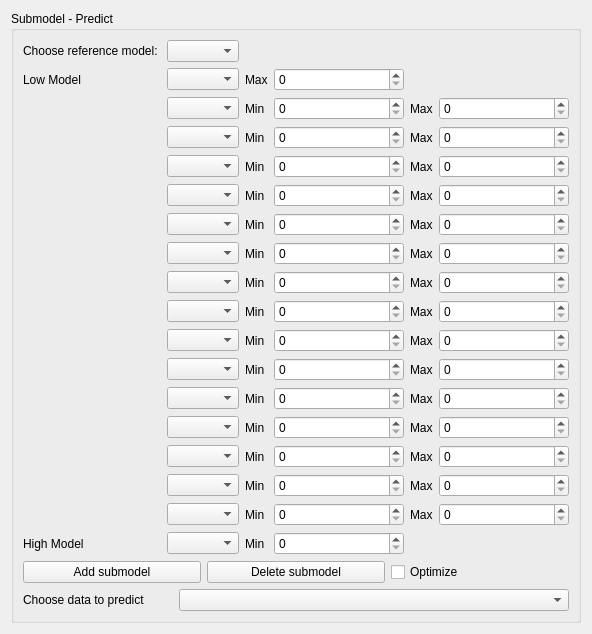
<?xml version="1.0" encoding="UTF-8"?>
<ui version="4.0">
 <class>Form</class>
 <widget class="QWidget" name="Form">
  <property name="geometry">
   <rect>
    <x>0</x>
    <y>0</y>
    <width>545</width>
    <height>556</height>
   </rect>
  </property>
  <property name="windowTitle">
   <string>Form</string>
  </property>
  <layout class="QVBoxLayout" name="verticalLayout_2">
   <item>
    <widget class="QGroupBox" name="">
     <property name="title">
      <string>Submodel - Predict</string>
     </property>
     <layout class="QGridLayout" name="gridLayout">
      <item row="0" column="0">
       <widget class="QLabel" name="referenceModelLabel">
        <property name="text">
         <string>Choose reference model: </string>
        </property>
       </widget>
      </item>
      <item row="0" column="1">
       <widget class="QComboBox" name="referenceModelComboBox"/>
      </item>
      <item row="1" column="0">
       <widget class="QLabel" name="lowModelLabel">
        <property name="text">
         <string>Low Model</string>
        </property>
       </widget>
      </item>
      <item row="1" column="1">
       <widget class="QComboBox" name="lowModelComboBox"/>
      </item>
      <item row="1" column="2">
       <widget class="QLabel" name="lowModelMaxLabel">
        <property name="maximumSize">
         <size>
          <width>30</width>
          <height>16777215</height>
         </size>
        </property>
        <property name="text">
         <string>Max</string>
        </property>
       </widget>
      </item>
      <item row="1" column="3">
       <widget class="QSpinBox" name="lowModelMaxSpinBox">
        <property name="minimumSize">
         <size>
          <width>130</width>
          <height>0</height>
         </size>
        </property>
        <property name="maximumSize">
         <size>
          <width>910</width>
          <height>16777215</height>
         </size>
        </property>
       </widget>
      </item>
      <item row="2" column="1">
       <widget class="QComboBox" name="modelComboBox"/>
      </item>
      <item row="2" column="2">
       <widget class="QLabel" name="minLabel">
        <property name="text">
         <string>Min</string>
        </property>
       </widget>
      </item>
      <item row="2" column="3">
       <widget class="QSpinBox" name="minSpinBox">
        <property name="minimumSize">
         <size>
          <width>130</width>
          <height>0</height>
         </size>
        </property>
        <property name="maximumSize">
         <size>
          <width>70</width>
          <height>16777215</height>
         </size>
        </property>
       </widget>
      </item>
      <item row="2" column="4">
       <widget class="QLabel" name="maxLabel">
        <property name="maximumSize">
         <size>
          <width>30</width>
          <height>16777215</height>
         </size>
        </property>
        <property name="text">
         <string>Max</string>
        </property>
       </widget>
      </item>
      <item row="2" column="5">
       <widget class="QSpinBox" name="maxSpinBox">
        <property name="minimumSize">
         <size>
          <width>130</width>
          <height>0</height>
         </size>
        </property>
       </widget>
      </item>
      <item row="3" column="1">
       <widget class="QComboBox" name="modelComboBox_2"/>
      </item>
      <item row="3" column="2">
       <widget class="QLabel" name="minLabel_2">
        <property name="text">
         <string>Min</string>
        </property>
       </widget>
      </item>
      <item row="3" column="3">
       <widget class="QSpinBox" name="minSpinBox_2">
        <property name="minimumSize">
         <size>
          <width>130</width>
          <height>0</height>
         </size>
        </property>
        <property name="maximumSize">
         <size>
          <width>70</width>
          <height>16777215</height>
         </size>
        </property>
       </widget>
      </item>
      <item row="3" column="4">
       <widget class="QLabel" name="maxLabel_2">
        <property name="text">
         <string>Max</string>
        </property>
       </widget>
      </item>
      <item row="3" column="5">
       <widget class="QSpinBox" name="maxSpinBox_2">
        <property name="minimumSize">
         <size>
          <width>130</width>
          <height>0</height>
         </size>
        </property>
       </widget>
      </item>
      <item row="4" column="1">
       <widget class="QComboBox" name="modelComboBox_3"/>
      </item>
      <item row="4" column="2">
       <widget class="QLabel" name="minLabel_3">
        <property name="text">
         <string>Min</string>
        </property>
       </widget>
      </item>
      <item row="4" column="3">
       <widget class="QSpinBox" name="minSpinBox_3">
        <property name="minimumSize">
         <size>
          <width>130</width>
          <height>0</height>
         </size>
        </property>
        <property name="maximumSize">
         <size>
          <width>70</width>
          <height>16777215</height>
         </size>
        </property>
       </widget>
      </item>
      <item row="4" column="4">
       <widget class="QLabel" name="maxLabel_3">
        <property name="text">
         <string>Max</string>
        </property>
       </widget>
      </item>
      <item row="4" column="5">
       <widget class="QSpinBox" name="maxSpinBox_3">
        <property name="minimumSize">
         <size>
          <width>130</width>
          <height>0</height>
         </size>
        </property>
       </widget>
      </item>
      <item row="5" column="1">
       <widget class="QComboBox" name="modelComboBox_4"/>
      </item>
      <item row="5" column="2">
       <widget class="QLabel" name="minLabel_4">
        <property name="text">
         <string>Min</string>
        </property>
       </widget>
      </item>
      <item row="5" column="3">
       <widget class="QSpinBox" name="minSpinBox_4">
        <property name="minimumSize">
         <size>
          <width>130</width>
          <height>0</height>
         </size>
        </property>
        <property name="maximumSize">
         <size>
          <width>70</width>
          <height>16777215</height>
         </size>
        </property>
       </widget>
      </item>
      <item row="5" column="4">
       <widget class="QLabel" name="maxLabel_4">
        <property name="text">
         <string>Max</string>
        </property>
       </widget>
      </item>
      <item row="5" column="5">
       <widget class="QSpinBox" name="maxSpinBox_4">
        <property name="minimumSize">
         <size>
          <width>130</width>
          <height>0</height>
         </size>
        </property>
       </widget>
      </item>
      <item row="6" column="1">
       <widget class="QComboBox" name="modelComboBox_5"/>
      </item>
      <item row="6" column="2">
       <widget class="QLabel" name="minLabel_5">
        <property name="text">
         <string>Min</string>
        </property>
       </widget>
      </item>
      <item row="6" column="3">
       <widget class="QSpinBox" name="minSpinBox_5">
        <property name="minimumSize">
         <size>
          <width>130</width>
          <height>0</height>
         </size>
        </property>
        <property name="maximumSize">
         <size>
          <width>70</width>
          <height>16777215</height>
         </size>
        </property>
       </widget>
      </item>
      <item row="6" column="4">
       <widget class="QLabel" name="maxLabel_5">
        <property name="text">
         <string>Max</string>
        </property>
       </widget>
      </item>
      <item row="6" column="5">
       <widget class="QSpinBox" name="maxSpinBox_5">
        <property name="minimumSize">
         <size>
          <width>130</width>
          <height>0</height>
         </size>
        </property>
       </widget>
      </item>
      <item row="7" column="1">
       <widget class="QComboBox" name="modelComboBox_6"/>
      </item>
      <item row="7" column="2">
       <widget class="QLabel" name="minLabel_6">
        <property name="text">
         <string>Min</string>
        </property>
       </widget>
      </item>
      <item row="7" column="3">
       <widget class="QSpinBox" name="minSpinBox_6">
        <property name="minimumSize">
         <size>
          <width>130</width>
          <height>0</height>
         </size>
        </property>
        <property name="maximumSize">
         <size>
          <width>70</width>
          <height>16777215</height>
         </size>
        </property>
       </widget>
      </item>
      <item row="7" column="4">
       <widget class="QLabel" name="maxLabel_6">
        <property name="text">
         <string>Max</string>
        </property>
       </widget>
      </item>
      <item row="7" column="5">
       <widget class="QSpinBox" name="maxSpinBox_6">
        <property name="minimumSize">
         <size>
          <width>130</width>
          <height>0</height>
         </size>
        </property>
       </widget>
      </item>
      <item row="8" column="1">
       <widget class="QComboBox" name="modelComboBox_7"/>
      </item>
      <item row="8" column="2">
       <widget class="QLabel" name="minLabel_7">
        <property name="text">
         <string>Min</string>
        </property>
       </widget>
      </item>
      <item row="8" column="3">
       <widget class="QSpinBox" name="minSpinBox_7">
        <property name="minimumSize">
         <size>
          <width>130</width>
          <height>0</height>
         </size>
        </property>
        <property name="maximumSize">
         <size>
          <width>70</width>
          <height>16777215</height>
         </size>
        </property>
       </widget>
      </item>
      <item row="8" column="4">
       <widget class="QLabel" name="maxLabel_7">
        <property name="text">
         <string>Max</string>
        </property>
       </widget>
      </item>
      <item row="8" column="5">
       <widget class="QSpinBox" name="maxSpinBox_7">
        <property name="minimumSize">
         <size>
          <width>130</width>
          <height>0</height>
         </size>
        </property>
       </widget>
      </item>
      <item row="9" column="1">
       <widget class="QComboBox" name="modelComboBox_8"/>
      </item>
      <item row="9" column="2">
       <widget class="QLabel" name="minLabel_8">
        <property name="text">
         <string>Min</string>
        </property>
       </widget>
      </item>
      <item row="9" column="3">
       <widget class="QSpinBox" name="minSpinBox_8">
        <property name="minimumSize">
         <size>
          <width>130</width>
          <height>0</height>
         </size>
        </property>
        <property name="maximumSize">
         <size>
          <width>70</width>
          <height>16777215</height>
         </size>
        </property>
       </widget>
      </item>
      <item row="9" column="4">
       <widget class="QLabel" name="maxLabel_8">
        <property name="text">
         <string>Max</string>
        </property>
       </widget>
      </item>
      <item row="9" column="5">
       <widget class="QSpinBox" name="maxSpinBox_8">
        <property name="minimumSize">
         <size>
          <width>130</width>
          <height>0</height>
         </size>
        </property>
       </widget>
      </item>
      <item row="10" column="1">
       <widget class="QComboBox" name="modelComboBox_9"/>
      </item>
      <item row="10" column="2">
       <widget class="QLabel" name="minLabel_9">
        <property name="text">
         <string>Min</string>
        </property>
       </widget>
      </item>
      <item row="10" column="3">
       <widget class="QSpinBox" name="minSpinBox_9">
        <property name="minimumSize">
         <size>
          <width>130</width>
          <height>0</height>
         </size>
        </property>
        <property name="maximumSize">
         <size>
          <width>70</width>
          <height>16777215</height>
         </size>
        </property>
       </widget>
      </item>
      <item row="10" column="4">
       <widget class="QLabel" name="maxLabel_9">
        <property name="text">
         <string>Max</string>
        </property>
       </widget>
      </item>
      <item row="10" column="5">
       <widget class="QSpinBox" name="maxSpinBox_9">
        <property name="minimumSize">
         <size>
          <width>130</width>
          <height>0</height>
         </size>
        </property>
       </widget>
      </item>
      <item row="11" column="1">
       <widget class="QComboBox" name="modelComboBox_10"/>
      </item>
      <item row="11" column="2">
       <widget class="QLabel" name="minLabel_10">
        <property name="text">
         <string>Min</string>
        </property>
       </widget>
      </item>
      <item row="11" column="3">
       <widget class="QSpinBox" name="minSpinBox_10">
        <property name="minimumSize">
         <size>
          <width>130</width>
          <height>0</height>
         </size>
        </property>
        <property name="maximumSize">
         <size>
          <width>70</width>
          <height>16777215</height>
         </size>
        </property>
       </widget>
      </item>
      <item row="11" column="4">
       <widget class="QLabel" name="maxLabel_10">
        <property name="text">
         <string>Max</string>
        </property>
       </widget>
      </item>
      <item row="11" column="5">
       <widget class="QSpinBox" name="maxSpinBox_10">
        <property name="minimumSize">
         <size>
          <width>130</width>
          <height>0</height>
         </size>
        </property>
       </widget>
      </item>
      <item row="12" column="1">
       <widget class="QComboBox" name="modelComboBox_11"/>
      </item>
      <item row="12" column="2">
       <widget class="QLabel" name="minLabel_11">
        <property name="text">
         <string>Min</string>
        </property>
       </widget>
      </item>
      <item row="12" column="3">
       <widget class="QSpinBox" name="minSpinBox_11">
        <property name="minimumSize">
         <size>
          <width>130</width>
          <height>0</height>
         </size>
        </property>
        <property name="maximumSize">
         <size>
          <width>70</width>
          <height>16777215</height>
         </size>
        </property>
       </widget>
      </item>
      <item row="12" column="4">
       <widget class="QLabel" name="maxLabel_11">
        <property name="text">
         <string>Max</string>
        </property>
       </widget>
      </item>
      <item row="12" column="5">
       <widget class="QSpinBox" name="maxSpinBox_11">
        <property name="minimumSize">
         <size>
          <width>130</width>
          <height>0</height>
         </size>
        </property>
       </widget>
      </item>
      <item row="13" column="1">
       <widget class="QComboBox" name="modelComboBox_12"/>
      </item>
      <item row="13" column="2">
       <widget class="QLabel" name="minLabel_12">
        <property name="text">
         <string>Min</string>
        </property>
       </widget>
      </item>
      <item row="13" column="3">
       <widget class="QSpinBox" name="minSpinBox_12">
        <property name="minimumSize">
         <size>
          <width>130</width>
          <height>0</height>
         </size>
        </property>
        <property name="maximumSize">
         <size>
          <width>70</width>
          <height>16777215</height>
         </size>
        </property>
       </widget>
      </item>
      <item row="13" column="4">
       <widget class="QLabel" name="maxLabel_12">
        <property name="text">
         <string>Max</string>
        </property>
       </widget>
      </item>
      <item row="13" column="5">
       <widget class="QSpinBox" name="maxSpinBox_12">
        <property name="minimumSize">
         <size>
          <width>130</width>
          <height>0</height>
         </size>
        </property>
       </widget>
      </item>
      <item row="14" column="1">
       <widget class="QComboBox" name="modelComboBox_13"/>
      </item>
      <item row="14" column="2">
       <widget class="QLabel" name="minLabel_13">
        <property name="text">
         <string>Min</string>
        </property>
       </widget>
      </item>
      <item row="14" column="3">
       <widget class="QSpinBox" name="minSpinBox_13">
        <property name="minimumSize">
         <size>
          <width>130</width>
          <height>0</height>
         </size>
        </property>
        <property name="maximumSize">
         <size>
          <width>70</width>
          <height>16777215</height>
         </size>
        </property>
       </widget>
      </item>
      <item row="14" column="4">
       <widget class="QLabel" name="maxLabel_13">
        <property name="text">
         <string>Max</string>
        </property>
       </widget>
      </item>
      <item row="14" column="5">
       <widget class="QSpinBox" name="maxSpinBox_13">
        <property name="minimumSize">
         <size>
          <width>130</width>
          <height>0</height>
         </size>
        </property>
       </widget>
      </item>
      <item row="15" column="1">
       <widget class="QComboBox" name="modelComboBox_14"/>
      </item>
      <item row="15" column="2">
       <widget class="QLabel" name="minLabel_14">
        <property name="text">
         <string>Min</string>
        </property>
       </widget>
      </item>
      <item row="15" column="3">
       <widget class="QSpinBox" name="minSpinBox_14">
        <property name="minimumSize">
         <size>
          <width>130</width>
          <height>0</height>
         </size>
        </property>
        <property name="maximumSize">
         <size>
          <width>70</width>
          <height>16777215</height>
         </size>
        </property>
       </widget>
      </item>
      <item row="15" column="4">
       <widget class="QLabel" name="maxLabel_14">
        <property name="text">
         <string>Max</string>
        </property>
       </widget>
      </item>
      <item row="15" column="5">
       <widget class="QSpinBox" name="maxSpinBox_14">
        <property name="minimumSize">
         <size>
          <width>130</width>
          <height>0</height>
         </size>
        </property>
       </widget>
      </item>
      <item row="16" column="1">
       <widget class="QComboBox" name="modelComboBox_15"/>
      </item>
      <item row="16" column="2">
       <widget class="QLabel" name="minLabel_15">
        <property name="text">
         <string>Min</string>
        </property>
       </widget>
      </item>
      <item row="16" column="3">
       <widget class="QSpinBox" name="minSpinBox_15">
        <property name="minimumSize">
         <size>
          <width>130</width>
          <height>0</height>
         </size>
        </property>
        <property name="maximumSize">
         <size>
          <width>70</width>
          <height>16777215</height>
         </size>
        </property>
       </widget>
      </item>
      <item row="16" column="4">
       <widget class="QLabel" name="maxLabel_15">
        <property name="text">
         <string>Max</string>
        </property>
       </widget>
      </item>
      <item row="16" column="5">
       <widget class="QSpinBox" name="maxSpinBox_15">
        <property name="minimumSize">
         <size>
          <width>130</width>
          <height>0</height>
         </size>
        </property>
       </widget>
      </item>
      <item row="17" column="0">
       <widget class="QLabel" name="highModelLabel">
        <property name="text">
         <string>High Model</string>
        </property>
       </widget>
      </item>
      <item row="17" column="1">
       <widget class="QComboBox" name="lowModelComboBox_2"/>
      </item>
      <item row="17" column="2">
       <widget class="QLabel" name="highModelMinLabel">
        <property name="text">
         <string>Min</string>
        </property>
       </widget>
      </item>
      <item row="17" column="3">
       <widget class="QSpinBox" name="highModelMaxSpinBox">
        <property name="minimumSize">
         <size>
          <width>130</width>
          <height>0</height>
         </size>
        </property>
        <property name="maximumSize">
         <size>
          <width>70</width>
          <height>16777215</height>
         </size>
        </property>
       </widget>
      </item>
      <item row="18" column="0" colspan="6">
       <layout class="QHBoxLayout" name="horizontalLayout">
        <item>
         <widget class="QPushButton" name="pushButton">
          <property name="text">
           <string>Add submodel</string>
          </property>
         </widget>
        </item>
        <item>
         <widget class="QPushButton" name="pushButton_2">
          <property name="text">
           <string>Delete submodel</string>
          </property>
         </widget>
        </item>
        <item>
         <widget class="QCheckBox" name="checkBox">
          <property name="text">
           <string>Optimize </string>
          </property>
         </widget>
        </item>
       </layout>
      </item>
      <item row="19" column="0" colspan="6">
       <layout class="QHBoxLayout" name="horizontalLayout_2">
        <item>
         <widget class="QLabel" name="chooseDataLabel">
          <property name="maximumSize">
           <size>
            <width>150</width>
            <height>16777215</height>
           </size>
          </property>
          <property name="text">
           <string>Choose data to predict</string>
          </property>
         </widget>
        </item>
        <item>
         <widget class="QComboBox" name="chooseDataComboBox"/>
        </item>
       </layout>
      </item>
     </layout>
    </widget>
   </item>
  </layout>
 </widget>
 <resources/>
 <connections/>
</ui>
